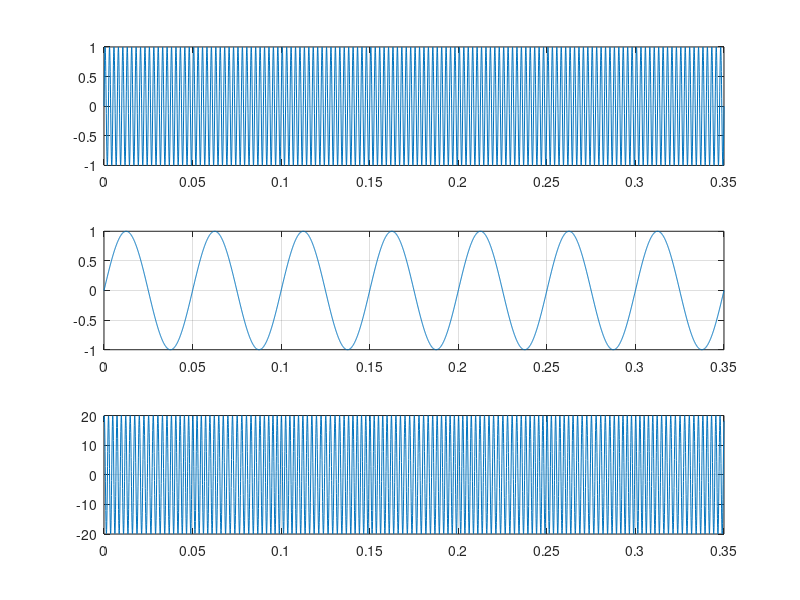

Source code (MATLAB):
A=20;
fc=400;
fm=20;
t=0:0.0001:0.35;
mf=20;
c=sin(2*pi*fc*t);
m=sin(2*pi*fm*t);
v=A*sin(2*pi*fc*t+(mf+m));
subplot(3,1,1);
title('carrier signal');
plot(t,c);
grid on;
subplot(3,1,2);
title('message signal');
plot(t,m);
grid on;
subplot(3,1,3);
title('Fm siganl');
plot(t,v);
grid on;